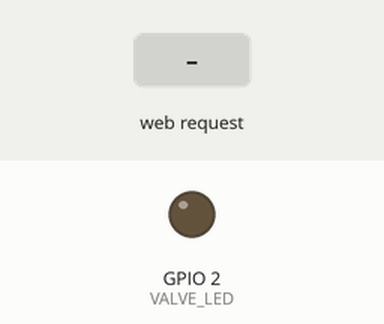
Simulated run of this sketch. Board: ESP32. Parts: output pins drawn as LEDs (lit = HIGH). Inputs (shaded band) come from the test bench. WiFi joins after 1.5 s; servers stay silent unless stated; what the sketch prints to the serial monitor is not drawn.

Above: at 2.7 s.
2.8 s: HTTP request GET /open received
At 4.0 s:
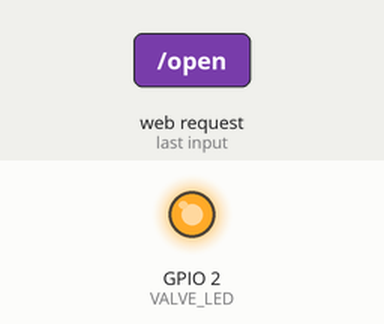
4.3 s: HTTP request GET /close received
At 5.1 s:
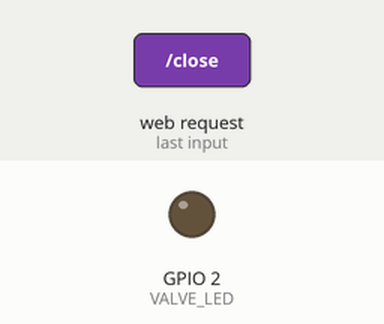
Timing chart, 0 to 7.3 s (numbered marks = the images above; inputs shaded):
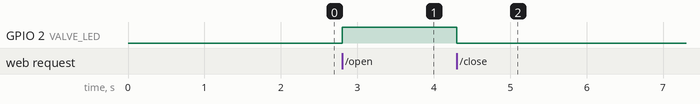

The sketch:

esp32_solenoid.ino
```cpp
#include <WiFi.h>
#include <WebServer.h>

// ─── UPDATE THESE ────────────────────────────────────────────
const char* WIFI_SSID     = "YOUR_WIFI_NAME";
const char* WIFI_PASSWORD = "YOUR_WIFI_PASSWORD";
// ─────────────────────────────────────────────────────────────

#define VALVE_LED 2          // Built-in LED on most ESP32 boards

WebServer server(80);
bool valveOpen = false;

// ── Helpers ──────────────────────────────────────────────────

void setValve(bool open) {
  valveOpen = open;
  digitalWrite(VALVE_LED, open ? HIGH : LOW);
  Serial.println(open ? "[VALVE] >>> OPEN <<<" : "[VALVE] --- CLOSED ---");
}

void sendJSON(String body) {
  server.sendHeader("Access-Control-Allow-Origin", "*");
  server.send(200, "application/json", body);
}

// ── Routes ───────────────────────────────────────────────────

void handleOpen() {
  setValve(true);
  sendJSON("{\"valve\":\"open\",\"message\":\"Blockchain delivery confirmed — valve opened\"}");
}

void handleClose() {
  setValve(false);
  sendJSON("{\"valve\":\"closed\",\"message\":\"Valve closed\"}");
}

void handleStatus() {
  String body = "{\"valve\":\"" + String(valveOpen ? "open" : "closed") + "\"}";
  sendJSON(body);
}

// ── Setup ────────────────────────────────────────────────────

void setup() {
  Serial.begin(115200);
  Serial.println("\n=== ESP32 Smart Solenoid Valve ===");

  pinMode(VALVE_LED, OUTPUT);
  setValve(false);   // Start closed

  WiFi.begin(WIFI_SSID, WIFI_PASSWORD);
  Serial.print("[WiFi] Connecting");
  while (WiFi.status() != WL_CONNECTED) {
    delay(500); Serial.print(".");
  }

  Serial.println("\n[WiFi] Connected!");
  Serial.print("[WiFi] IP Address: ");
  Serial.println(WiFi.localIP());   // <- Copy this into valve.py

  server.on("/open",   HTTP_GET, handleOpen);
  server.on("/close",  HTTP_GET, handleClose);
  server.on("/status", HTTP_GET, handleStatus);
  server.begin();

  Serial.println("[HTTP] Server ready");
  Serial.println("==================================");
}

// ── Loop ─────────────────────────────────────────────────────

void loop() {
  server.handleClient();
}
```

Measured:
- after the input at 2.8 s, GPIO 2 (VALVE_LED): LOW → HIGH at once
- after the input at 4.3 s, GPIO 2 (VALVE_LED): HIGH → LOW at once
